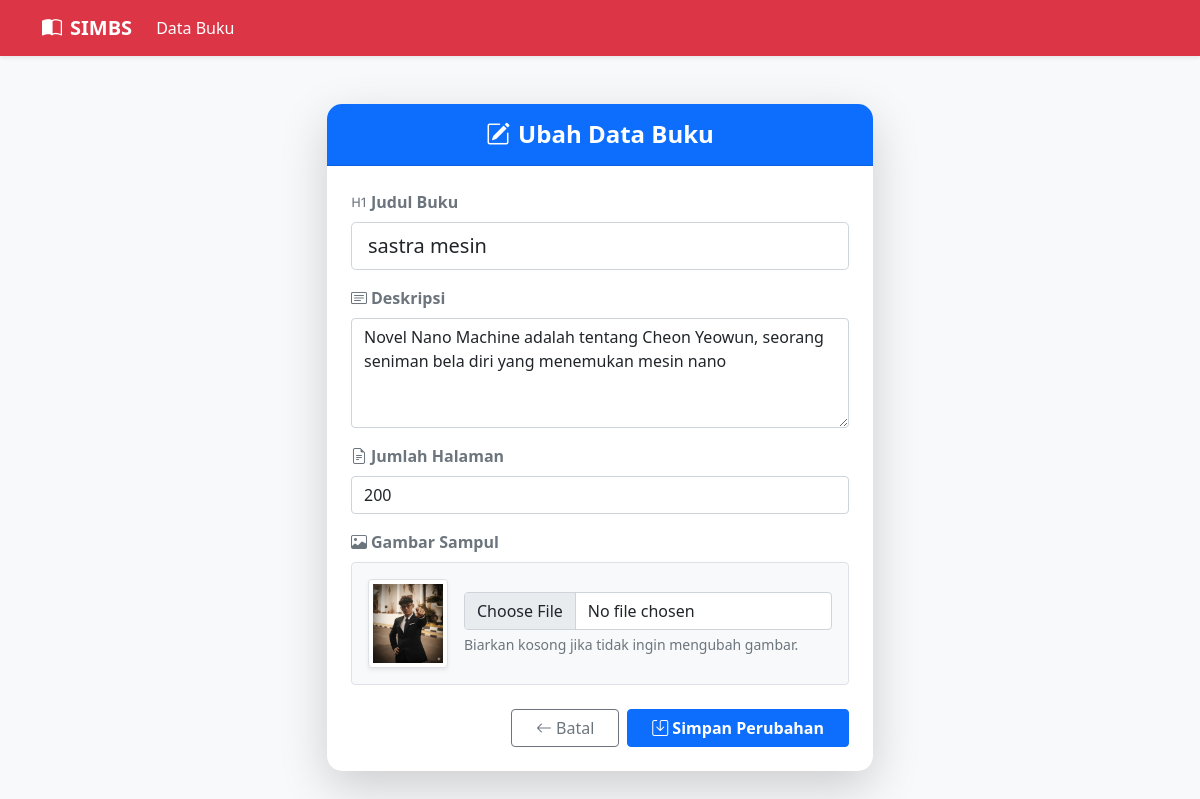
The page /ubah_data.php?id=4 (signed in) on the database its author committed.
### tables this page shows
CREATE TABLE `buku` (
  `id` int(50) NOT NULL,
  `judul` varchar(100) NOT NULL,
  `deskripsi` varchar(100) NOT NULL,
  `halaman` varchar(100) NOT NULL,
  `gambar` varchar(50) NOT NULL,
  `tanggal_input` date NOT NULL DEFAULT current_timestamp()
);

### function.php (called while the page is built, shortened)
<?php
$conn = mysqli_connect("localhost", "root", "", "SIMBS");
function query($query)
{
    global $conn;
    $result = mysqli_query($conn, $query);
    $rows = [];
    while ($row = mysqli_fetch_assoc($result)) {
        $rows[] = $row;
    }
    return $rows;
}
?>

### ubah_data.php (the view, shortened to what this page needs)
<?php
require 'function.php';
$id = $_GET['id'];
$buku = query("SELECT * FROM buku WHERE id = $id")[0];
?>
<!DOCTYPE html>
<html lang="en">
<head>
    <link href="https://cdn.jsdelivr.net/npm/bootstrap@5.0.2/dist/css/bootstrap.min.css" rel="stylesheet"
>
    <link rel="stylesheet" href="https://cdn.jsdelivr.net/npm/bootstrap-icons@1.5.0/font/bootstrap-icons.css">
</head>
<body>
    <nav class="navbar navbar-expand-lg navbar-dark bg-danger shadow-sm">
        <div class="container">
            <a class="navbar-brand fw-bold" href="index.php"><i class="bi bi-book-half me-2"></i>SIMBS</a>
            <div class="collapse navbar-collapse" id="navbarSupportedContent">
                <ul class="navbar-nav me-auto mb-2 mb-lg-0">
                    <li class="nav-item">
                        <a class="nav-link active" aria-current="page" href="index.php">Data Buku</a>
                    </li>
                </ul>
            </div>
        </div>
    </nav>
    <div class="container mt-5 mb-5">
        <div class="row justify-content-center">
            <div class="col-md-8 col-lg-6">
                <div class="card shadow-lg border-0">
                    <div class="card-header bg-primary text-white py-3">
                        <h4 class="mb-0 text-center fw-bold"><i class="bi bi-pencil-square me-2"></i>Ubah Data Buku</h4>
                    </div>
                    <div class="card-body p-4">
                        <form action="" method="POST" enctype="multipart/form-data">
                            <div class="mb-3">
                                <label for="judul" class="form-label fw-bold text-secondary"><i
                                        class="bi bi-type-h1 me-1"></i>Judul Buku</label>
                                <input type="text" class="form-control form-control-lg" name="judul" id="judul"
                                    value="<?= $buku['judul'] ?>" required placeholder="Masukkan judul buku">
                            </div>
                            <div class="mb-3">
                                <label for="deskripsi" class="form-label fw-bold text-secondary"><i
                                        class="bi bi-card-text me-1"></i>Deskripsi</label>
                                <textarea class="form-control" name="deskripsi" id="deskripsi" rows="4" required
                                    placeholder="Masukkan deskripsi singkat"><?= $buku['deskripsi'] ?></textarea>
                            </div>
                            <div class="mb-3">
                                <label for="halaman" class="form-label fw-bold text-secondary"><i
                                        class="bi bi-file-earmark-text me-1"></i>Jumlah Halaman</label>
                                <input type="number" class="form-control" name="halaman" id="halaman"
                                    value="<?= $buku['halaman'] ?>" required placeholder="Contoh: 150">
                            </div>
                            <div class="mb-4">
                                <label for="gambar" class="form-label fw-bold text-secondary"><i
                                        class="bi bi-image me-1"></i>Gambar Sampul</label>
                                <div class="d-flex align-items-center p-3 border rounded bg-light">
                                    <img src="img/<?= $buku['gambar'] ?>" width="80" height="100"
                                        class="img-thumbnail rounded me-3 shadow-sm" alt="Current Image"
                                        style="object-fit: cover;">
                                    <div class="flex-grow-1">
                                        <input type="file" class="form-control" name="gambar" id="gambar">
                                        <div class="form-text mt-1 text-muted small">Biarkan kosong jika tidak ingin
                                            mengubah gambar.</div>
                                    </div>
                                </div>
                            </div>
                            <div class="d-grid gap-2 d-md-flex justify-content-md-end">
                                <a href="index.php" class="btn btn-outline-secondary px-4"><i
                                        class="bi bi-arrow-left me-1"></i>Batal</a>
                                <button type="submit" name="tombol_submit" class="btn btn-primary px-4 fw-bold"><i
                                        class="bi bi-save me-1"></i>Simpan Perubahan</button>
                            </div>
                        </form>
                    </div>
                </div>
            </div>
        </div>
    </div>
</body>
</html>

### ubah_data.php (style rules this page uses)
body { background-color: #f8f9fa; }
.card { border-radius: 15px; }
.card-header { border-top-left-radius: 15px !important; border-top-right-radius: 15px !important; }

### rows shown on the page
buku: judul "sastra mesin", deskripsi "Novel Nano Machine adalah tentang Cheon Yeowun, seorang seniman bela diri yang menemukan mesin nano", halaman "200", gambar (picture)
